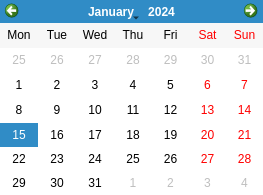
<ui version="4.0" >
 <class>CalendarDialogBase</class>
 <widget class="QDialog" name="CalendarDialogBase" >
  <property name="geometry" >
   <rect>
    <x>0</x>
    <y>0</y>
    <width>263</width>
    <height>195</height>
   </rect>
  </property>
  <property name="palette" >
   <palette>
    <active>
     <colorrole role="Base" >
      <brush brushstyle="SolidPattern" >
       <color alpha="255" >
        <red>255</red>
        <green>255</green>
        <blue>255</blue>
       </color>
      </brush>
     </colorrole>
     <colorrole role="Window" >
      <brush brushstyle="SolidPattern" >
       <color alpha="255" >
        <red>255</red>
        <green>255</green>
        <blue>204</blue>
       </color>
      </brush>
     </colorrole>
    </active>
    <inactive>
     <colorrole role="Base" >
      <brush brushstyle="SolidPattern" >
       <color alpha="255" >
        <red>255</red>
        <green>255</green>
        <blue>255</blue>
       </color>
      </brush>
     </colorrole>
     <colorrole role="Window" >
      <brush brushstyle="SolidPattern" >
       <color alpha="255" >
        <red>255</red>
        <green>255</green>
        <blue>204</blue>
       </color>
      </brush>
     </colorrole>
    </inactive>
    <disabled>
     <colorrole role="Base" >
      <brush brushstyle="SolidPattern" >
       <color alpha="255" >
        <red>255</red>
        <green>255</green>
        <blue>204</blue>
       </color>
      </brush>
     </colorrole>
     <colorrole role="Window" >
      <brush brushstyle="SolidPattern" >
       <color alpha="255" >
        <red>255</red>
        <green>255</green>
        <blue>204</blue>
       </color>
      </brush>
     </colorrole>
    </disabled>
   </palette>
  </property>
  <property name="windowTitle" >
   <string>Pick date...</string>
  </property>
  <property name="windowIcon" >
   <iconset resource="gex_ftp.qrc" >
    <normaloff>:/gex-ftp/images/resources/galaxy_icon.png</normaloff>:/gex-ftp/images/resources/galaxy_icon.png</iconset>
  </property>
  <layout class="QGridLayout" name="gridLayout" >
   <property name="margin" >
    <number>0</number>
   </property>
   <property name="spacing" >
    <number>0</number>
   </property>
   <item row="0" column="0" >
    <widget class="QCalendarWidget" name="calendarWidget" >
     <property name="gridVisible" >
      <bool>false</bool>
     </property>
     <property name="verticalHeaderFormat" >
      <enum>QCalendarWidget::NoVerticalHeader</enum>
     </property>
     <property name="navigationBarVisible" >
      <bool>true</bool>
     </property>
     <property name="dateEditEnabled" >
      <bool>false</bool>
     </property>
    </widget>
   </item>
  </layout>
 </widget>
 <layoutdefault spacing="6" margin="11" />
 <resources>
  <include location="gex_ftp.qrc" />
 </resources>
 <connections/>
</ui>
